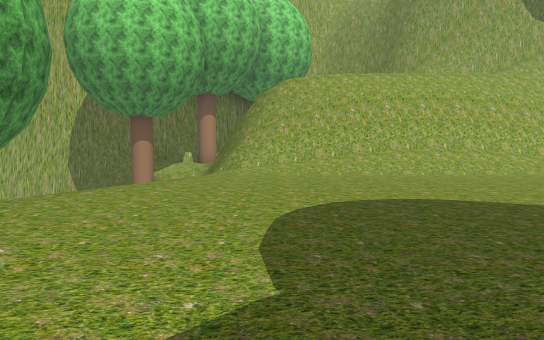
View 1 (above)

16 first-person views from a walk through a 3-D level made in the Unity game engine. The camera is 1.4 m above the floor, tilts 4° down and sees 75° across. The floor is counted in squares, 2 m on a side. Each view is taken from the middle of a square. On the plan, view 1 faces up. The plan holds only what a view shows up to about 11 squares ahead; the rest is blank. The place goes on beyond the plan. Some trees and plants on the terrain are drawn as simple stand-ins. Some surface patterns are stand-ins.

View 2
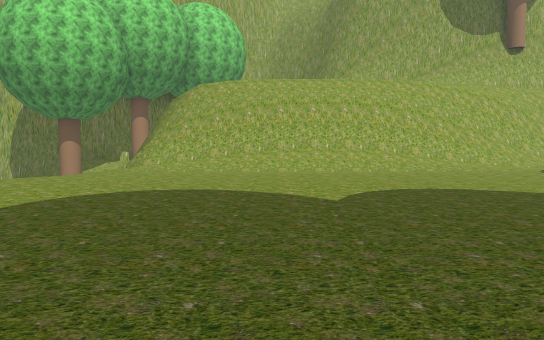

View 3
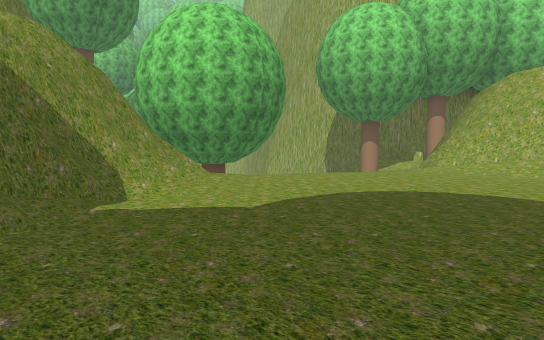

View 4
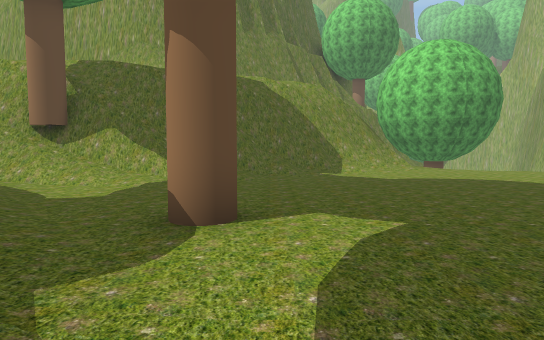

View 5
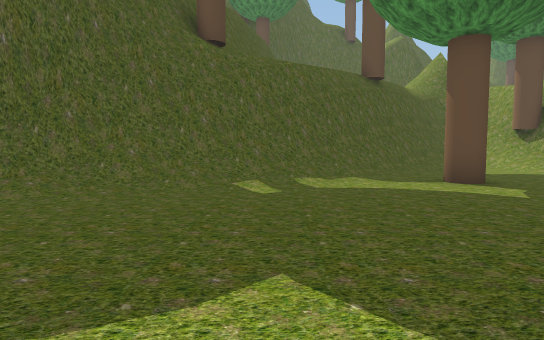

View 6
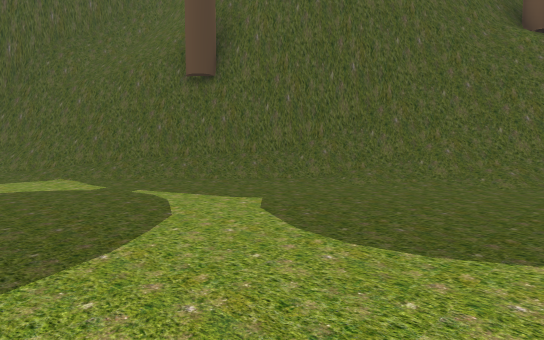

View 7
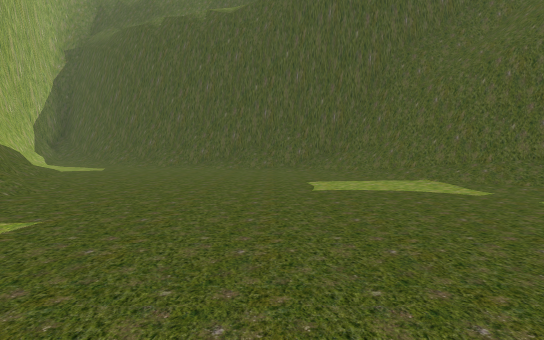

View 8
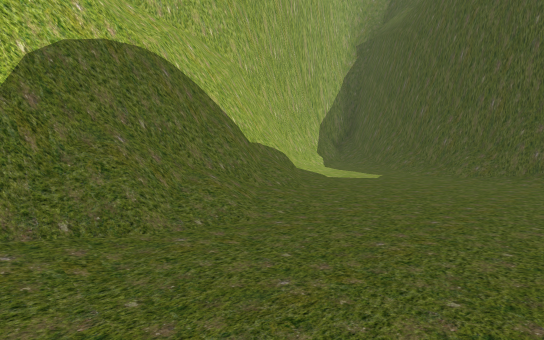

View 9
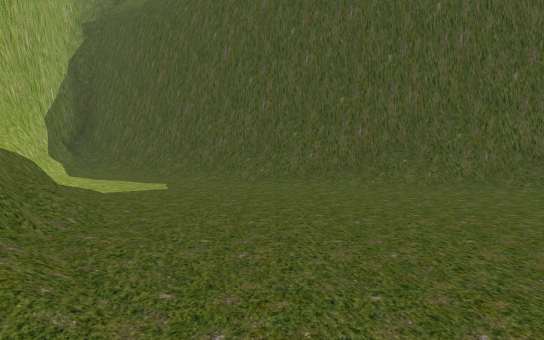

View 10
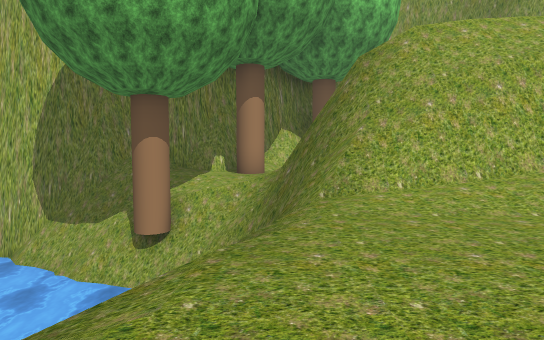

View 11
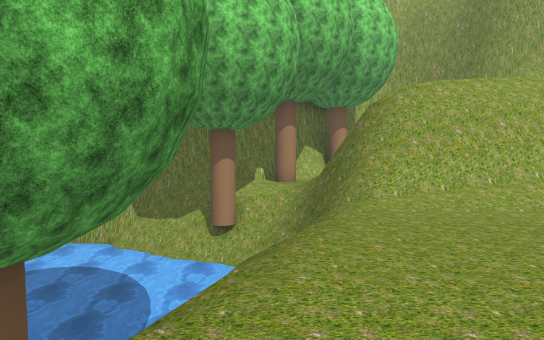

View 12
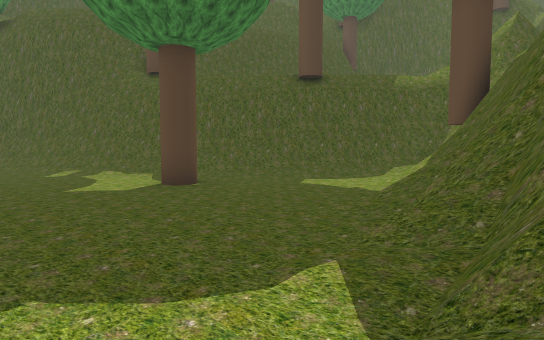

View 13
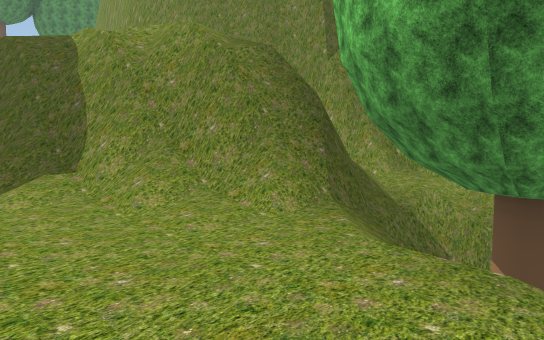

View 14
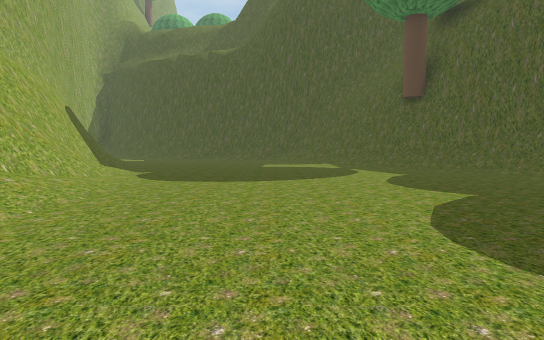

View 15
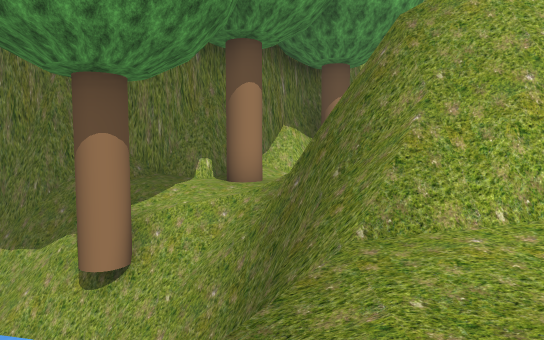

View 16
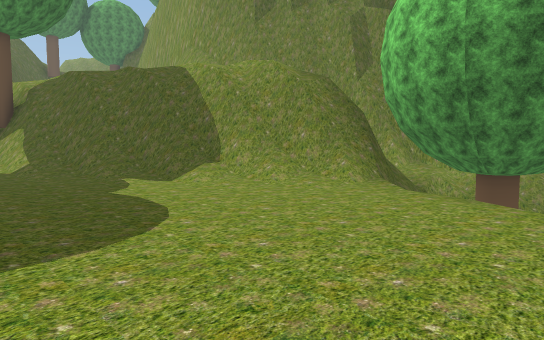

### Floor plan
Key: @ floor where view 1 was taken; # wall or solid block; . main floor; - floor 0.25 m lower than the main floor; _ floor 0.5 m lower than the main floor; / step, stairs or slope; = window, fence, low wall or low ledge; ≈ water the walk keeps out of; v drop or lower ground; T tree.
Columns run from 7 left of view 1 to 24 right of it. Each row starts with its distance up from view 1.
 16      ##T                   #####
 15    ###                   ###///#
 14 ####TT                  ##//./##
 13 v##_-.                ###//..##
 12 ≈≈TT=##            ####//.../#
 11 ≈≈≈≈v##         ####///.....##
 10 ≈≈≈≈ v###########///......./#
  9 ≈≈≈  v///////////..........##
  8 ≈≈≈  /..................../##
  7     /...................../#
  6  T  /.....................##
  5  TT/....................//#
  4 TTT/.................../###
  3 =##//................//##
  2 ####//.............../##
  1    ##/.............//##
  0     ##/@.........//###
 -1     ##/........//###
 -2      ##/...T.//####
 -3       #/....//###
 -4       ##/../###
 -5       ##/./###
 -6        #//##
 -7        ####

Positions as (right, up) in squares from view 1, and headings:
1: (0, 0), facing up
2: (3, -1), facing up
3: (3, -1), facing up-left
4: (8, -1), facing left
5: (8, 5), facing down
6: (8, 6), facing down-right
7: (9, 7), facing right
8: (12, 8), facing up-right
9: (13, 10), facing right
10: (-2, 5), facing up
11: (-3, 2), facing up
12: (-2, 2), facing down-right
13: (-1, 6), facing down-left
14: (3, 6), facing right
15: (-2, 7), facing up
16: (2, 7), facing down-left
